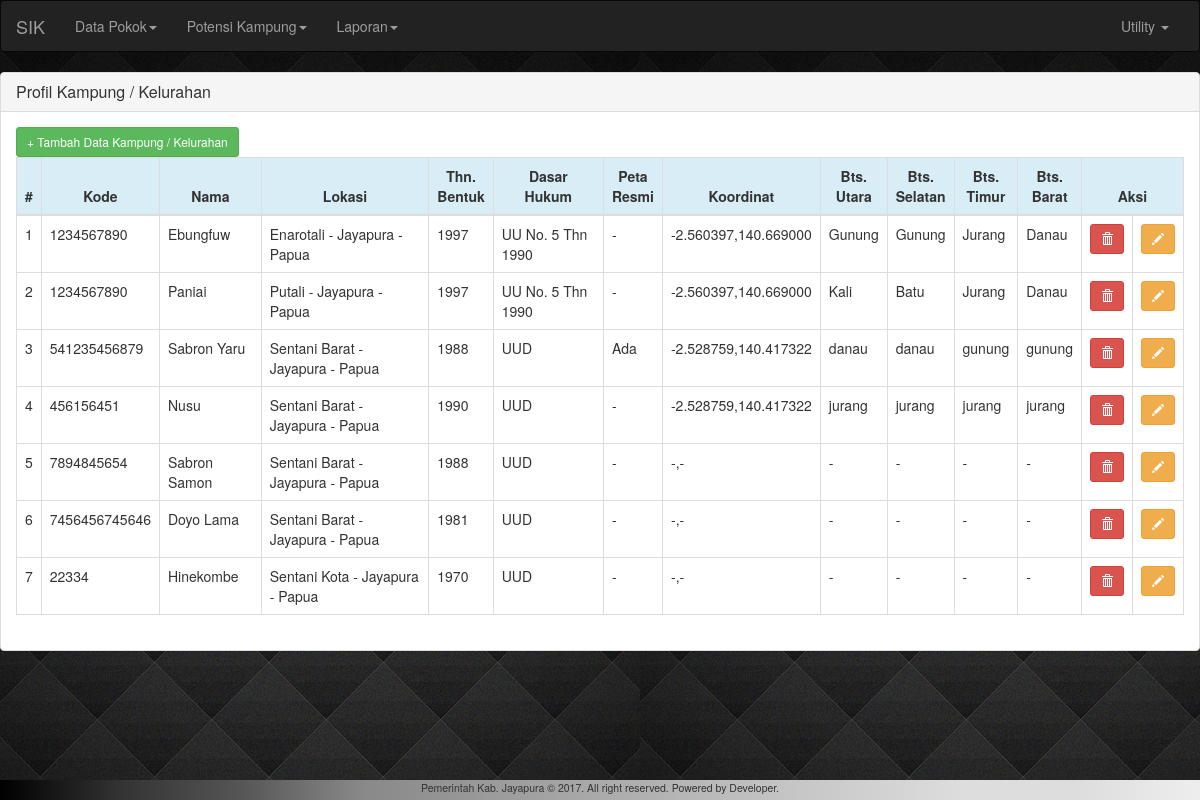
The app's page /?ref=profil-kampung-list with its own data.
### tables this page shows
CREATE TABLE `pokok_desa` (
  `id` int(11) NOT NULL AUTO_INCREMENT,
  `kode_desa_pum` varchar(100) NOT NULL,
  `desa_kelurahan` varchar(100) NOT NULL,
  `kecamatan` varchar(100) NOT NULL,
  `kabupaten_kota` varchar(100) NOT NULL,
  `provinsi` varchar(100) NOT NULL,
  `tahun_bentuk` varchar(100) DEFAULT NULL,
  `dasar_hukum` varchar(100) DEFAULT NULL,
  `peta_resmi_wilayah` varchar(1000) DEFAULT NULL,
  `lat` varchar(100) DEFAULT NULL,
  `lon` varchar(100) DEFAULT NULL,
  `utara` varchar(100) DEFAULT NULL,
  `selatan` varchar(100) DEFAULT NULL,
  `timur` varchar(100) DEFAULT NULL,
  `barat` varchar(100) DEFAULT NULL,
  PRIMARY KEY (`id`)
);

### pages/view/profil-kampung-list.php (the view)
<div class="panel panel-default">
  <div class="panel-heading">
    <h3 class="panel-title">Profil Kampung / Kelurahan</h3>
  </div>
  <div class="panel-body">
  	<a href="?ref=profil-kampung-entry" class="btn btn-success btn-sm">+ Tambah Data Kampung / Kelurahan</a>
  	<div class="table-responsive">
  	<table class="table table-bordered">
  		<thead>
  			<tr class="info">
  				<th>#</th>
  				<th>Kode</th>
  				<th>Nama</th>
  				<th>Lokasi</th>
  				<th>Thn.<br/>Bentuk</th>
  				<th>Dasar<br/>Hukum</th>
  				<th>Peta<br/>Resmi</th>
  				<th>Koordinat</th>
  				<th>Bts.<br/>Utara</th>
  				<th>Bts.<br/>Selatan</th>
  				<th>Bts.<br/>Timur</th>
  				<th>Bts.<br/>Barat</th>
  				<th colspan="2">Aksi</th>
  			</tr>
  		</thead>
  		<tbody>
  			<?php
  			$i=1;
			$sql="
			SELECT
				id, kode_desa_pum, desa_kelurahan, kecamatan, kabupaten_kota, provinsi, tahun_bentuk, dasar_hukum, peta_resmi_wilayah, lat, lon, utara, selatan, timur, barat
			FROM
				pokok_desa;";
			$stmt=$conn->prepare($sql);
			if ($stmt->execute()) {
				$result = $stmt->get_result();
				while ($row = $result->fetch_row()){
					echo "
					<tr>
		  				<td>$i</td>
		  				<td>$row[1]</td>
		  				<td>$row[2]</td>
		  				<td>$row[3] - $row[4] - $row[5]</td>
		  				<td>$row[6]</td>
		  				<td>$row[7]</td>
		  				<td>$row[8]</td>
		  				<td>$row[9],$row[10]</td>
		  				<td>$row[11]</td>
		  				<td>$row[12]</td>
		  				<td>$row[13]</td>
		  				<td>$row[14]</td>
		  				<td><a href=\"#\" class=\"btn btn-sm btn-danger\"><span class=\"glyphicon glyphicon-trash\"></span></a></td>
		  				<td><a href=\"?ref=profil-kampung-edit&id=$row[0]&kode_desa_pum=$row[1]&desa_kelurahan=$row[2]&kecamatan=$row[3]&kabupaten_kota=$row[4]&provinsi=$row[5]&tahun_bentuk=$row[6]&dasar_hukum=$row[7]&peta_resmi_wilayah=$row[8]&lat=$row[9]&lon=$row[10]&utara=$row[11]&selatan=$row[12]&timur=$row[13]&barat=$row[14]\" class=\"btn btn-sm btn-warning\"><span class=\"glyphicon glyphicon-pencil\"></span></a></td>
		  			</tr>
					";
					$i++;
				}
			}
  			?>
  		</tbody>
  	</table>
  	</div>
  </div>
</div>

### index.php (shortened to what this page needs)
<?php require_once('pages/inc.php');
?>
<!DOCTYPE html>
<html>
<head>
	<link rel="stylesheet" href="https://maxcdn.bootstrapcdn.com/bootstrap/3.3.7/css/bootstrap.min.css">
  <link rel="stylesheet" href="//code.jquery.com/ui/1.12.1/themes/base/jquery-ui.css">
</head>
<body>
<nav class="navbar navbar-inverse">
  <div class="container-fluid">
    <div class="navbar-header">
      <a class="navbar-brand" href="#">SIK</a>
    </div>
    <div class="collapse navbar-collapse" id="bs-example-navbar-collapse-1">
      <ul class="nav navbar-nav">
        <li class="dropdown">
          <a href="#" class="dropdown-toggle" data-toggle="dropdown" role="button" aria-haspopup="true" aria-expanded="false">Data Pokok<span class="caret"></span></a>
        </li>
        <li class="dropdown">
          <a href="#" class="dropdown-toggle" data-toggle="dropdown" role="button" aria-haspopup="true" aria-expanded="false">Potensi Kampung<span class="caret"></span></a>
        </li>
        <li class="dropdown">
          <a href="#" class="dropdown-toggle" data-toggle="dropdown" role="button" aria-haspopup="true" aria-expanded="false">Laporan<span class="caret"></span></a>
        </li>
      </ul>
      <ul class="nav navbar-nav navbar-right">
        <li class="dropdown">
          <a href="#" class="dropdown-toggle" data-toggle="dropdown" role="button" aria-haspopup="true" aria-expanded="false">Utility <span class="caret"></span></a>
        </li>
      </ul>
    </div>
  </div>
</nav>
<div class="wrapper">
	<div class="konten">
		<?php require_once('pages/view/konten.php'); ?>
	</div>
</div>
<?php break_point();?>
</body>
</html>

### pages/view/konten.php (shortened to what this page needs)
<?php
if (isset($_GET['ref'])) {
	$ref=$_GET['ref'];
	switch ($ref) {
		case 'profil-kampung-list':
			require_once('pages/view/profil-kampung-list.php');
			break;
	}
}
?>

### pages/inc.php (shortened to what this page needs)
<?php
function break_point(){
	echo "<div id=\"break-point\">Pemerintah Kab. Jayapura &copy; 2017. All right reserved. Powered by <a href=\"http://arecastudio.github.io/\" target=\"_blank\">Developer</a>.</div>";
}
?>

### index.php (style rules this page uses)
.panel { min-height: 450px; }
th { text-align: center; font-weight: bold; }
body { background-image: url('assets/img/wallpaper.jpg'); margin-bottom:20px; }
#break-point { position: fixed; height: 20px; background: linear-gradient(to right,#000,#333,#555,#888,#999,#aaa,#bbb,#ccc,#ddd, #ddd, #eee); bottom: 0px; left: 0px; right: 0px; margin-bottom: 0px; text-align: center; font-size: 75%; z-index:10001; }
#break-point a { color: #333; }

### records on screen
pokok_desa: kode_desa_pum "1234567890", desa_kelurahan "Ebungfuw", kecamatan "Enarotali", kabupaten_kota "Jayapura", provinsi "Papua", tahun_bentuk "1997", dasar_hukum "UU No. 5 Thn 1990", peta_resmi_wilayah "-", lat "-2.560397", lon "140.669000", utara "Gunung", selatan "Gunung", timur "Jurang", barat "Danau"
pokok_desa: kode_desa_pum "1234567890", desa_kelurahan "Paniai", kecamatan "Putali", kabupaten_kota "Jayapura", provinsi "Papua", tahun_bentuk "1997", dasar_hukum "UU No. 5 Thn 1990", peta_resmi_wilayah "-", lat "-2.560397", lon "140.669000", utara "Kali", selatan "Batu", timur "Jurang", barat "Danau"
pokok_desa: kode_desa_pum "541235456879", desa_kelurahan "Sabron Yaru", kecamatan "Sentani Barat", kabupaten_kota "Jayapura", provinsi "Papua", tahun_bentuk "1988", dasar_hukum "UUD", peta_resmi_wilayah "Ada", lat "-2.528759", lon "140.417322", utara "danau", selatan "danau", timur "gunung", barat "gunung"
pokok_desa: kode_desa_pum "456156451", desa_kelurahan "Nusu", kecamatan "Sentani Barat", kabupaten_kota "Jayapura", provinsi "Papua", tahun_bentuk "1990", dasar_hukum "UUD", peta_resmi_wilayah "-", lat "-2.528759", lon "140.417322", utara "jurang", selatan "jurang", timur "jurang", barat "jurang"
pokok_desa: kode_desa_pum "7894845654", desa_kelurahan "Sabron Samon", kecamatan "Sentani Barat", kabupaten_kota "Jayapura", provinsi "Papua", tahun_bentuk "1988", dasar_hukum "UUD", peta_resmi_wilayah "-", lat "-", lon "-", utara "-", selatan "-", timur "-", barat "-"
pokok_desa: kode_desa_pum "7456456745646", desa_kelurahan "Doyo Lama", kecamatan "Sentani Barat", kabupaten_kota "Jayapura", provinsi "Papua", tahun_bentuk "1981", dasar_hukum "UUD", peta_resmi_wilayah "-", lat "-", lon "-", utara "-", selatan "-", timur "-", barat "-"
pokok_desa: kode_desa_pum "22334", desa_kelurahan "Hinekombe", kecamatan "Sentani Kota", kabupaten_kota "Jayapura", provinsi "Papua", tahun_bentuk "1970", dasar_hukum "UUD", peta_resmi_wilayah "-", lat "-", lon "-", utara "-", selatan "-", timur "-", barat "-"
